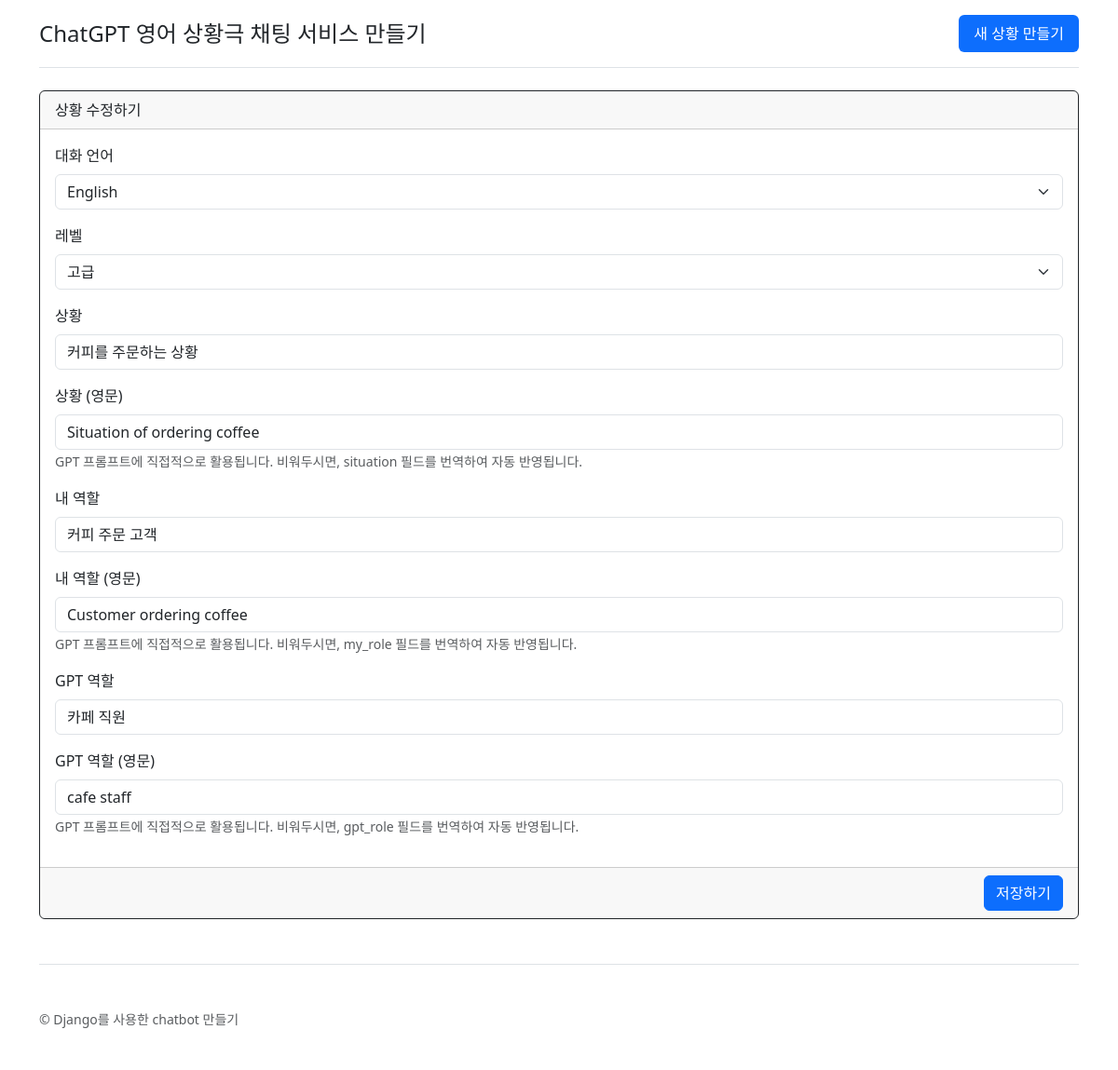
/10/edit/ (signed in), run on the app's committed database.
### chat/models.py (models this page shows, shortened)
class RolePlayingRoom(models.Model):
    class Language(models.TextChoices): # 입력 문자열 범위 제한(선택지)
        ENGLISH = "en-US", "English" # en-US는 db에 저장되는 값
        JAPANESE = "ja-JP", "Japanese"
        CHINESE = "zh-CN", "Chinese"
        SPANISH = "es-ES", "Spanish"
        FRENCH = "fr-FR", "French"
        GERMAN = "de-DE", "German"
        RUSSIAN = "ru-RU", "Russian"
    class Level(models.IntegerChoices): # 숫자
        BEGINNER = 1, "초급"
        ADVANCED = 2, "고급"
    class Meta: # Query set에 디폴트 정렬 방향 지정
        ordering = ["-pk"] # 기본 키의 역순 정렬
    user = models.ForeignKey(settings.AUTH_USER_MODEL, on_delete=models.CASCADE) # 생성 user 기록
    language = models.CharField(
        max_length=10,
        choices=Language.choices,
        default=Language.ENGLISH,
        verbose_name="대화 언어",
    )
    level = models.SmallIntegerField( # 1=초급, 2=고급
        choices=Level.choices, default=Level.BEGINNER, verbose_name="레벨"
    )
    situation = models.CharField(max_length=100, verbose_name="상황")
    situation_en = models.CharField(
        max_length=100,
        blank=True,
        verbose_name="상황 (영문)",
        help_text="GPT 프롬프트에 직접적으로 활용됩니다. 비워두시면, situation 필드를 번역하여 자동 반영됩니다.",
    )
    my_role = models.CharField(max_length=100, verbose_name="내 역할")
    my_role_en = models.CharField(
        max_length=100,
        blank=True,
        verbose_name="내 역할 (영문)",
        help_text="GPT 프롬프트에 직접적으로 활용됩니다. 비워두시면, my_role 필드를 번역하여 자동 반영됩니다.",
    )
    gpt_role = models.CharField(max_length=100, verbose_name="GPT 역할")
    gpt_role_en = models.CharField(
        max_length=100,
        blank=True,
        verbose_name="GPT 역할 (영문)",
        help_text="GPT 프롬프트에 직접적으로 활용됩니다. 비워두시면, gpt_role 필드를 번역하여 자동 반영됩니다.",
    )

### chat/views.py (the view)
@method_decorator(staff_member_required, name="dispatch")
class RolePlayingRoomUpdateView(UpdateView):
    model = RolePlayingRoom
    form_class = RolePlayingRoomForm
    def get_queryset(self):
        qs = super().get_queryset()
        qs = qs.filter(user=self.request.user) # 본인이 생성한 것만 조회
        return qs

### chat/forms.py (shortened to what this page needs)
class RolePlayingRoomForm(forms.ModelForm):
    class Meta:
        model = RolePlayingRoom
        fields = [
            "language",
            "level",
            "situation",
            "situation_en",
            "my_role",
            "my_role_en",
            "gpt_role",
            "gpt_role_en",
        ]

### chat/templates/chat/roleplayingroom_form.html (shortened to what this page needs)
{% extends "chat/base.html" %}
{% load django_bootstrap5 %}
{% block content %}
    <div class="card border-dark">
        <form action="" method="post" novalidate>
            <div class="card-header">
                상황 {% if form.instance.pk %}수정하기{% else %}만들기{% endif %}
            </div>
            <div class="card-body">{% bootstrap_form form layout="horizontal" %}</div>
            <div class="card-footer text-end">
                <input type="submit" value="저장하기" class="btn btn-primary" />
            </div>
        </form>
    </div>
{% endblock %}

### data on the page
RolePlayingRoom: language "English", level "고급", situation "커피를 주문하는 상황", situation_en "Situation of ordering coffee", my_role "커피 주문 고객", my_role_en "Customer ordering coffee", gpt_role "카페 직원", gpt_role_en "cafe staff"
